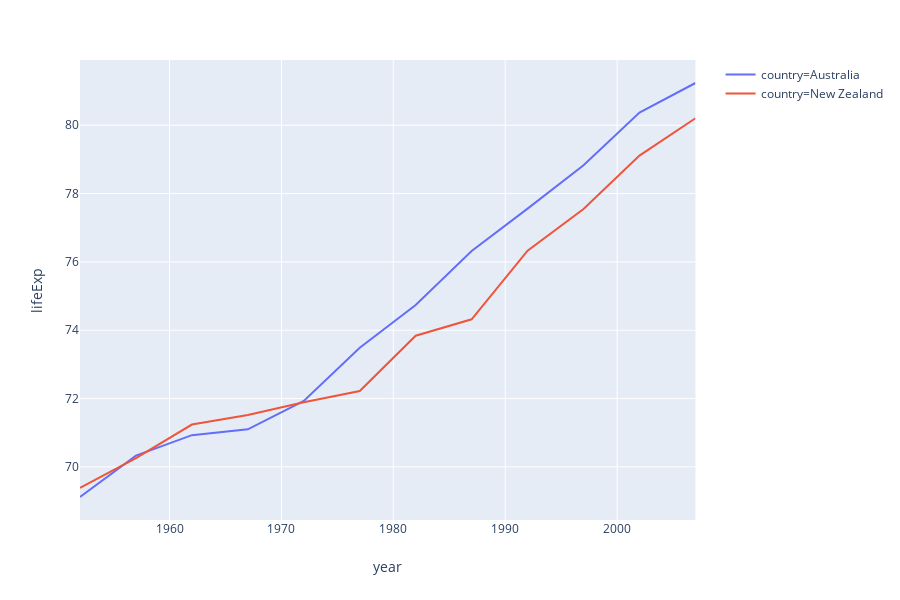

This figure's notebook cell:
### Code cell
# Line plot with plotly express
import plotly.express as px
gapminder = px.data.gapminder().query("continent == 'Oceania'")
fig = px.line(gapminder, x='year', y='lifeExp', color='country')
fig.show()

### Figure 1 — Plotly figure (JSON) as saved in the notebook; plotly's stock layout.template omitted (floating-point values rounded to 4 significant figures)
{"data": [{"hoverlabel": {"namelength": 0}, "hovertemplate": "country=Australia<br>year=%{x}<br>lifeExp=%{y}", "legendgroup": "country=Australia", "line": {"color": "#636efa", "dash": "solid"}, "mode": "lines", "name": "country=Australia", "showlegend": true, "type": "scatter", "x": [1952, 1957, 1962, 1967, 1972, 1977, 1982, 1987, 1992, 1997, 2002, 2007], "xaxis": "x", "y": [69.12, 70.33, 70.93, 71.1, 71.93, 73.49, 74.74, 76.32, 77.56, 78.83, 80.37, 81.23], "yaxis": "y"}, {"hoverlabel": {"namelength": 0}, "hovertemplate": "country=New Zealand<br>year=%{x}<br>lifeExp=%{y}", "legendgroup": "country=New Zealand", "line": {"color": "#EF553B", "dash": "solid"}, "mode": "lines", "name": "country=New Zealand", "showlegend": true, "type": "scatter", "x": [1952, 1957, 1962, 1967, 1972, 1977, 1982, 1987, 1992, 1997, 2002, 2007], "xaxis": "x", "y": [69.39, 70.26, 71.24, 71.52, 71.89, 72.22, 73.84, 74.32, 76.33, 77.55, 79.11, 80.2], "yaxis": "y"}], "layout": {"height": 600, "legend": {"tracegroupgap": 0}, "margin": {"t": 60}, "xaxis": {"anchor": "y", "domain": [0, 0.98], "title": {"text": "year"}}, "yaxis": {"anchor": "x", "domain": [0, 1], "title": {"text": "lifeExp"}}}}
